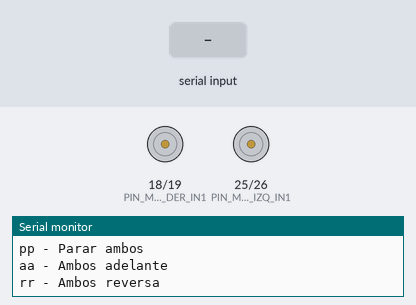
The sketch below on a simulated ESP32. Parts: motor-driver pin pairs drawn as motors (green arrow = first pin HIGH = forward, orange = second pin HIGH = backward, longer = more drive, scaled by the enable pin), the last lines printed to the serial monitor. The test bench sets the inputs (shaded band).

Above: at 1.2 s.
1.3 s: "ad\n" received over Serial
At 1.7 s:
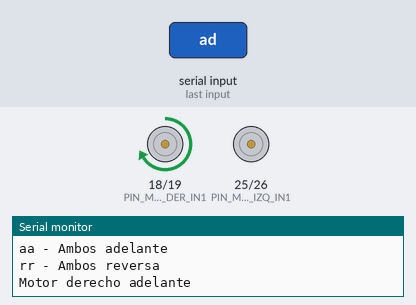
2.8 s: "ai\n" received over Serial
At 4.0 s:
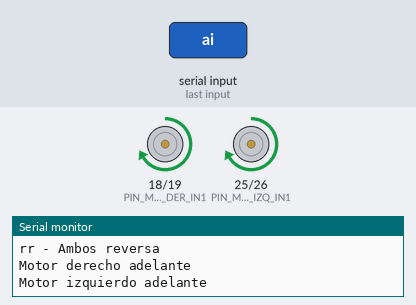
4.3 s: "rd\n" received over Serial
At 5.1 s:
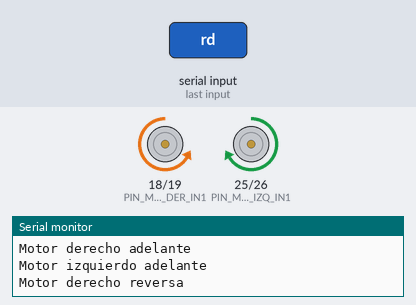
5.8 s: "ri\n" received over Serial
At 6.3 s:
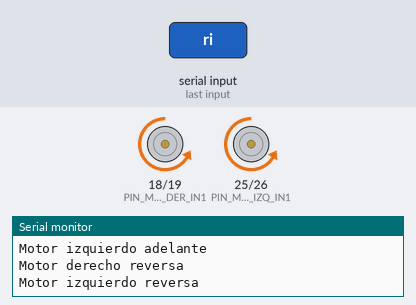
7.3 s: "pd\n" received over Serial
At 8.5 s:
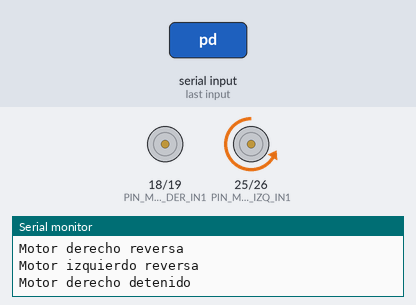
8.8 s: "pi\n" received over Serial
At 9.8 s:
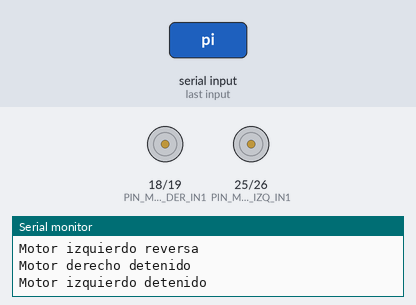
Timing chart, 0 to 11.3 s (numbered marks = the images above; inputs shaded):
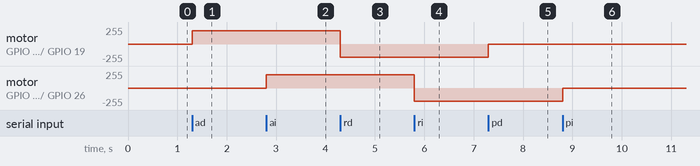

Measured:
- after the input at 1.3 s, motor on GPIO 18 (PIN_MOTOR_DER_IN1) / GPIO 19 (PIN_MOTOR_DER_IN2): stopped → forward 200/255 at once
- after the input at 2.8 s, motor on GPIO 25 (PIN_MOTOR_IZQ_IN1) / GPIO 26 (PIN_MOTOR_IZQ_IN2): stopped → forward 200/255 at once
- after the input at 4.3 s, motor on GPIO 18 (PIN_MOTOR_DER_IN1) / GPIO 19 (PIN_MOTOR_DER_IN2): forward 200/255 → backward 200/255 at once
- after the input at 5.8 s, motor on GPIO 25 (PIN_MOTOR_IZQ_IN1) / GPIO 26 (PIN_MOTOR_IZQ_IN2): forward 200/255 → backward 200/255 at once
- after the input at 7.3 s, motor on GPIO 18 (PIN_MOTOR_DER_IN1) / GPIO 19 (PIN_MOTOR_DER_IN2): backward 200/255 → stopped at once
- after the input at 8.8 s, motor on GPIO 25 (PIN_MOTOR_IZQ_IN1) / GPIO 26 (PIN_MOTOR_IZQ_IN2): backward 200/255 → stopped at once

The sketch:

main.ino
```cpp
#include <Arduino.h>

// Definición de pines
#define PIN_MOTOR_DER_EN  5   // Enable motor derecho
#define PIN_MOTOR_DER_IN1 18  // Input 1 motor derecho
#define PIN_MOTOR_DER_IN2 19  // Input 2 motor derecho
#define PIN_MOTOR_IZQ_EN  13  // Enable motor izquierdo
#define PIN_MOTOR_IZQ_IN1 25  // Input 1 motor izquierdo
#define PIN_MOTOR_IZQ_IN2 26  // Input 2 motor izquierdo

class RobotMotors {
private:
    // Pines para el motor derecho
    const int motorDerEN;
    const int motorDerIN1;
    const int motorDerIN2;

    // Pines para el motor izquierdo
    const int motorIzqEN;
    const int motorIzqIN1;
    const int motorIzqIN2;

    // Velocidad predeterminada (0-255)
    const int velocidadDefault = 200;

public:
    RobotMotors(int pinDerEN, int pinDerIN1, int pinDerIN2,
                int pinIzqEN, int pinIzqIN1, int pinIzqIN2) :
        motorDerEN(pinDerEN), motorDerIN1(pinDerIN1), motorDerIN2(pinDerIN2),
        motorIzqEN(pinIzqEN), motorIzqIN1(pinIzqIN1), motorIzqIN2(pinIzqIN2) {

        // Configuración de pines
        pinMode(motorDerEN, OUTPUT);
        pinMode(motorDerIN1, OUTPUT);
        pinMode(motorDerIN2, OUTPUT);
        pinMode(motorIzqEN, OUTPUT);
        pinMode(motorIzqIN1, OUTPUT);
        pinMode(motorIzqIN2, OUTPUT);

        // Inicializar motores detenidos
        detener();
    }

    void controlarMotorDerecho(int velocidad) {
        if (velocidad >= 0) {
            digitalWrite(motorDerIN1, HIGH);
            digitalWrite(motorDerIN2, LOW);
            analogWrite(motorDerEN, velocidad);
        } else {
            digitalWrite(motorDerIN1, LOW);
            digitalWrite(motorDerIN2, HIGH);
            analogWrite(motorDerEN, -velocidad);
        }
    }

    void controlarMotorIzquierdo(int velocidad) {
        if (velocidad >= 0) {
            digitalWrite(motorIzqIN1, HIGH);
            digitalWrite(motorIzqIN2, LOW);
            analogWrite(motorIzqEN, velocidad);
        } else {
            digitalWrite(motorIzqIN1, LOW);
            digitalWrite(motorIzqIN2, HIGH);
            analogWrite(motorIzqEN, -velocidad);
        }
    }

    void detener() {
        // Detener motor derecho
        digitalWrite(motorDerIN1, LOW);
        digitalWrite(motorDerIN2, LOW);
        analogWrite(motorDerEN, 0);

        // Detener motor izquierdo
        digitalWrite(motorIzqIN1, LOW);
        digitalWrite(motorIzqIN2, LOW);
        analogWrite(motorIzqEN, 0);
    }

    void procesarComandoSerial(String comando) {
        comando.toLowerCase();

        if (comando == "ad") {
            controlarMotorDerecho(velocidadDefault);
            Serial.println("Motor derecho adelante");
        }
        else if (comando == "ai") {
            controlarMotorIzquierdo(velocidadDefault);
            Serial.println("Motor izquierdo adelante");
        }
        else if (comando == "rd") {
            controlarMotorDerecho(-velocidadDefault);
            Serial.println("Motor derecho reversa");
        }
        else if (comando == "ri") {
            controlarMotorIzquierdo(-velocidadDefault);
            Serial.println("Motor izquierdo reversa");
        }
        else if (comando == "pd") {
            controlarMotorDerecho(0);
            Serial.println("Motor derecho detenido");
        }
        else if (comando == "pi") {
            controlarMotorIzquierdo(0);
            Serial.println("Motor izquierdo detenido");
        }
        else if (comando == "pp") {
            detener();
            Serial.println("Ambos motores detenidos");
        }
        else if (comando == "aa") { // Ambos adelante
            controlarMotorDerecho(velocidadDefault);
            controlarMotorIzquierdo(velocidadDefault);
            Serial.println("Ambos motores adelante");
        }
        else if (comando == "rr") { // Ambos reversa
            controlarMotorDerecho(-velocidadDefault);
            controlarMotorIzquierdo(-velocidadDefault);
            Serial.println("Ambos motores reversa");
        }
        else {
            Serial.println("Comando no reconocido");
        }
    }
};

// Instancia global de la clase RobotMotors
RobotMotors robot(
    PIN_MOTOR_DER_EN, PIN_MOTOR_DER_IN1, PIN_MOTOR_DER_IN2,
    PIN_MOTOR_IZQ_EN, PIN_MOTOR_IZQ_IN1, PIN_MOTOR_IZQ_IN2
);

void setup() {
    Serial.begin(115200);
    Serial.println("\nSistema de control de motores iniciado");
    Serial.println("Comandos disponibles:");
    Serial.println("ad - Adelante derecha");
    Serial.println("ai - Adelante izquierda");
    Serial.println("rd - Reversa derecha");
    Serial.println("ri - Reversa izquierda");
    Serial.println("pd - Parar derecha");
    Serial.println("pi - Parar izquierda");
    Serial.println("pp - Parar ambos");
    Serial.println("aa - Ambos adelante");
    Serial.println("rr - Ambos reversa");
}

void loop() {
    if (Serial.available() > 0) {
        String comando = Serial.readStringUntil('\n');
        comando.trim();
        robot.procesarComandoSerial(comando);
    }
}
```
